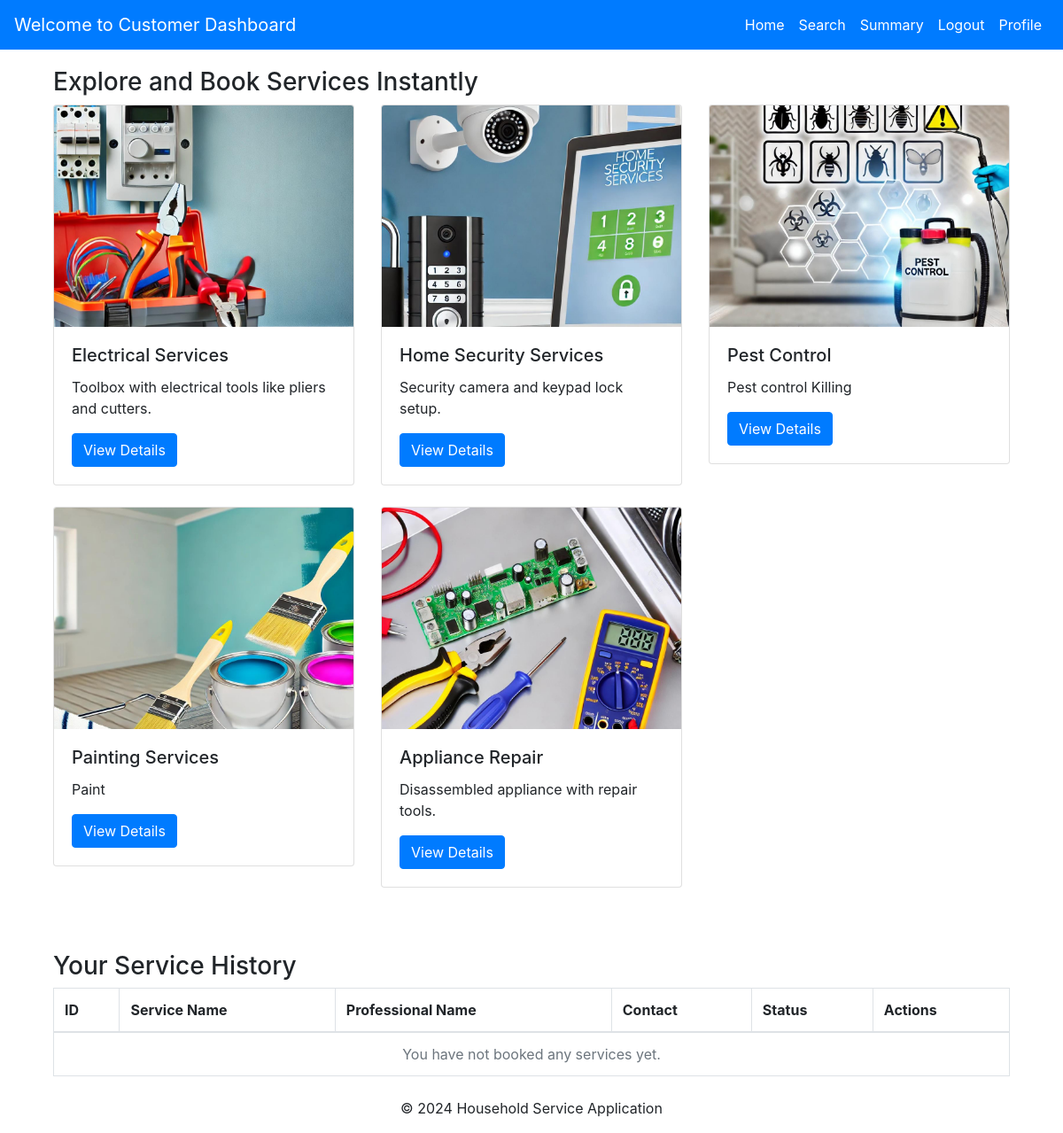
Screenshot of /customer/dashboard (signed in) with the database file from the repository.
### models.py (models this page shows, shortened)
class Service(db.Model):
    __tablename__ = 'service'
    service_id = db.Column(db.Integer, primary_key=True, autoincrement=True, nullable=False)
    user_id = db.Column(db.Integer, db.ForeignKey('users.user_id'), default=1, nullable=True)
    prof_id = db.Column(db.Integer, db.ForeignKey('service_professionals.prof_id'), default=1, nullable=True)
    name = db.Column(db.String(100), nullable=True)
    new_service_name = db.Column(db.String(100), nullable=True)
    description = db.Column(db.Text, nullable=True)
    base_price = db.Column(db.Float, nullable=False)
    date_created = db.Column(db.DateTime, default=datetime.utcnow)
    image = db.Column(db.String(255), nullable=True)

### customer_routes.py (the view)
@customer_bp.route('/dashboard')
def dashboard():
    user_id = session.get('user_id')
    if not user_id:
        flash('You must log in to access the dashboard.', 'danger')
        return redirect(url_for('main.login'))  # Replace with your login route
    service_history = ServiceRequest.query.filter_by(user_id=user_id).all()
    services = Service.query.all()
    return render_template(
        'user_panel/customer_dashboard.html',
        services=services,
        service_history=service_history
    )

### templates/user_panel/customer_dashboard.html
{% extends 'user_panel/base.html' %}
{% block content %}
<div class="container">
    <section class="services">
        <h3>Explore and Book Services Instantly</h3>
        <div class="row">
            {% for service in services %}
                <div class="col-md-4 mb-4">
                    <div class="card">
                        <img src="{{ url_for('static', filename=service.image[7:]) if service.image else url_for('static', filename='uploads/default-service-image.jpg') }}"
                                 class="card-img-top" alt="{{ service.name }}" style="max-height: 250px; object-fit: cover;">
                        <div class="card-body">
                            <h5 class="card-title">{{ service.name }}</h5>
                            <p class="card-text">{{ service.description }}</p>
                            <a href="{{ url_for('customer.subcategory', service_id=service.service_id) }}"
                               class="btn btn-primary">View Details</a>
                        </div>
                    </div>
                </div>
            {% endfor %}
        </div>
    </section>
    <section class="service-history mt-5">
        <h3>Your Service History</h3>
        <table class="table table-bordered">
            <thead>
                <tr>
                    <th>ID</th>
                    <th>Service Name</th>
                    <th>Professional Name</th>
                    <th>Contact</th>
                    <th>Status</th>
                    <th>Actions</th>
                </tr>
            </thead>
            <tbody>
                {% for service_request in service_history %}
                    <tr>
                        <td>{{ service_request.req_id }}</td>
                        <td>{{ service_request.service.name }}</td>
                        <td>{{ service_request.service_professionals.prof_name if service_request.service_professionals else 'N/A' }}</td>
                        <td>{{ service_request.service_professionals.contact if service_request.service_professionals else 'N/A' }}</td>
                        <td>{{ service_request.status }}</td>
                        <td>
                            {% if service_request.status == 'Closed' %}
                                Closed
                            {% elif service_request.status == 'Requested' %}
                                <form action="{{ url_for('customer.service_feedback', request_id=service_request.req_id) }}" method="GET">
                                    <button type="submit" class="btn btn-warning">Close?</button>
                                </form>
                            {% endif %}
                        </td>
                    </tr>
                {% else %}
                    <tr>
                        <td colspan="6" class="text-center text-muted">You have not booked any services yet.</td>
                    </tr>
                {% endfor %}
            </tbody>
        </table>
    </section>
</div>
{% endblock %}

### templates/user_panel/base.html (style rules this page uses)
.container { margin-top: 20px; }

### rows the page displays
Service: image (picture), name "Electrical Services", description "Toolbox with electrical tools like pliers and cutters."
Service: image (picture), name "Home Security Services", description "Security camera and keypad lock setup."
Service: image (picture), name "Pest Control", description "Pest control Killing"
Service: image (picture), name "Painting Services", description "Paint"
Service: image (picture), name "Appliance Repair", description "Disassembled appliance with repair tools."
